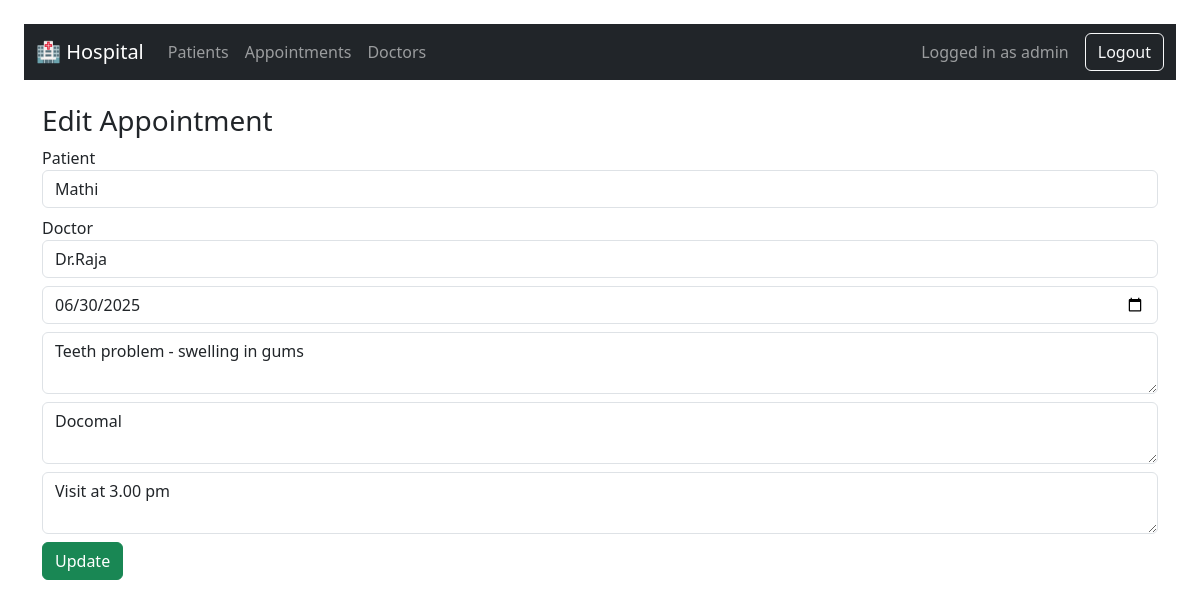
/edit_appointment/3 (signed in), run on the app's committed database.
### models.py (models this page shows)
class Appointment(db.Model):
    id = db.Column(db.Integer, primary_key=True)
    patient_id = db.Column(db.Integer, db.ForeignKey('patient.id'))
    doctor_id = db.Column(db.Integer, db.ForeignKey('doctor.id'))
    date = db.Column(db.String(20))
    sickness = db.Column(db.Text)
    medicines = db.Column(db.Text)
    notes = db.Column(db.Text)
    patient = db.relationship('Patient', backref='appointments')
    doctor = db.relationship('Doctor', backref='appointments')

class Patient(db.Model):
    id = db.Column(db.Integer, primary_key=True)
    name = db.Column(db.String(100))
    age = db.Column(db.Integer)
    gender = db.Column(db.String(10))
    doctor_id = db.Column(db.Integer, db.ForeignKey('doctor.id'))
    doctor = db.relationship('Doctor', backref='patients')

class Doctor(db.Model):
    id = db.Column(db.Integer, primary_key=True)
    name = db.Column(db.String(100))
    specialization = db.Column(db.String(100))

### app.py (the view, shortened to what this page needs)
@app.route('/edit_appointment/<int:id>', methods=['GET', 'POST'])
def edit_appointment(id):
    from models import Appointment, Patient, Doctor
    appointment = Appointment.query.get_or_404(id)
    patients = Patient.query.all()
    doctors = Doctor.query.all()
    return render_template('edit_appointment.html', appointment=appointment, patients=patients, doctors=doctors)

### templates/edit_appointment.html
{% extends 'base.html' %}
{% block content %}
<h3>Edit Appointment</h3>
<form method="POST">
    <label>Patient</label>
    <select name="patient_id" class="form-control mb-2">
        {% for p in patients %}
            <option value="{{ p.id }}" {% if p.id == appointment.patient_id %}selected{% endif %}>{{ p.name }}</option>
        {% endfor %}
    </select>
    <label>Doctor</label>
    <select name="doctor_id" class="form-control mb-2">
        {% for d in doctors %}
            <option value="{{ d.id }}" {% if d.id == appointment.doctor_id %}selected{% endif %}>{{ d.name }}</option>
        {% endfor %}
    </select>
    <input type="date" name="date" class="form-control mb-2" value="{{ appointment.date }}" required>
    <textarea name="sickness" class="form-control mb-2" required>{{ appointment.sickness }}</textarea>
    <textarea name="medicines" class="form-control mb-2" required>{{ appointment.medicines }}</textarea>
    <textarea name="notes" class="form-control mb-2">{{ appointment.notes }}</textarea>
    <button class="btn btn-success">Update</button>
</form>
{% endblock %}

### data on the page
Appointment: patient_id "Mathi", doctor_id "Dr.Raja", date "06/30/2025", sickness "Teeth problem - swelling in gums", medicines "Docomal", notes "Visit at 3.00 pm"

### other printed values
{{ session['user'] }} "admin"
